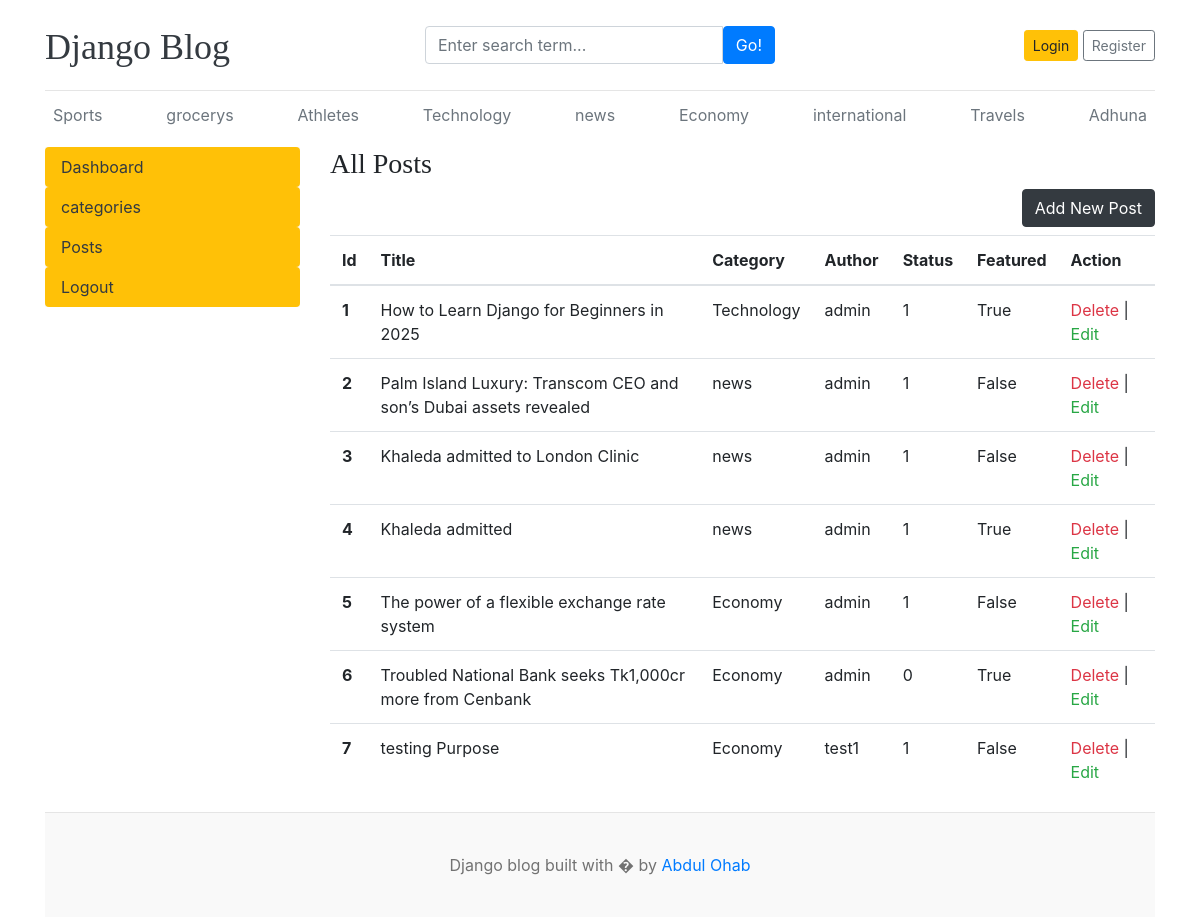
/dashboard/posts/, run on an earlier commit of the app's database.
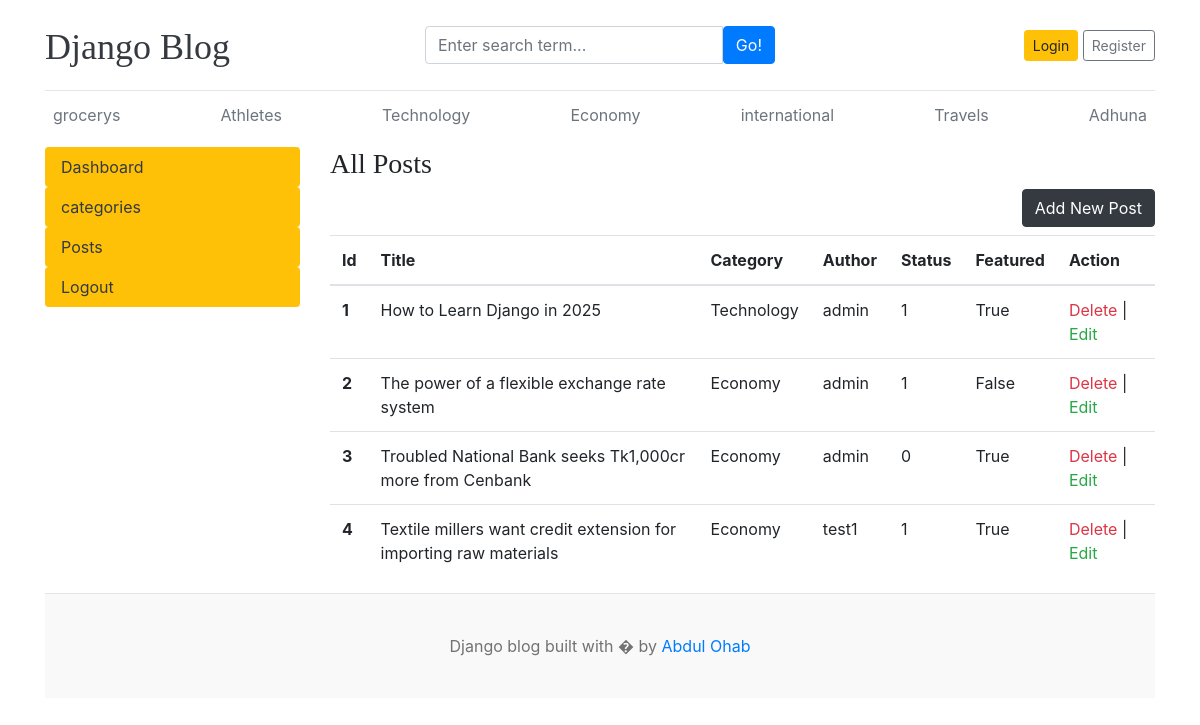
And on a later commit of the database.
### home/models.py (models this page shows, shortened)
class Category(models.Model):
    category_name=models.CharField(max_length=50,unique=True)
    created_at=models.DateTimeField(auto_now_add=True)
    updated_at=models.DateTimeField(auto_now=True)
    def __str__(self):
        return self.category_name

class Blogs(models.Model):
    title=models.CharField(max_length=100,unique=True)
    slug=models.SlugField(max_length=100,unique=True)
    category=models.ForeignKey(Category,on_delete=models.CASCADE)
    author=models.ForeignKey(User,on_delete=models.CASCADE)
    blog_image=models.ImageField(upload_to='uploads/%y/%m/%d/')
    short_description=models.TextField(max_length=2000)
    blog_body=models.TextField(max_length=3000)
    status=models.IntegerField(choices=STATUS_CHOICES,default=0)
    is_featured=models.BooleanField(default=False)
    created_at=models.DateTimeField(auto_now_add=True)
    updated_at=models.DateTimeField(auto_now=True)

### dashboard/views.py (the view)
# urls.py: path('posts/',views.posts,name='postsPage'),
def posts(request):
    posts=Blogs.objects.all()
    categories=Category.objects.all()
    context= {
        'categories':categories,
        'posts':posts,
        }
    return render(request,'dashbord/posts.html',context)

### templates/dashbord/posts.html
{% extends 'base.html' %}
{% block content %}
<div class="row">
    {% include '../dashbord/leftSideBar.html' %}
    <div class="col-md-9">
        <h3> All Posts </h3>
        <a href="{% url 'addPostPage' %}" class="btn btn-dark float-right mb-2 ">Add New Post</a>
        <table class="table table-hover">
            <thead>
              <tr>
                <th >Id</th>
                <th >Title</th>
                <th >Category</th>
                <th >Author</th>
                <th> Status</th>
                <th> Featured</th>
                <th> Action</th>
              </tr>
            </thead>
            <tbody>
                {% for post in posts %}
              <tr>
                <th >{{ forloop.counter }}</th>
                <td>{{post.title}}</td>
                <td>{{post.category}}</td>
                <td>{{post.author}}</td>
                <td>{{post.status}}</td>
                <td>{{post.is_featured}}</td>
                <td> <a href="{% url 'deletePostPage' post.id %}" class="text-danger ">  Delete  </a> |<a href="{% url 'editPostPage' post.id %}" class="text-success "> Edit</a> </td>
              </tr>
              {% endfor %}
            </tbody>
          </table>
    </div>
</div>
{% endblock %}

### templates/header.html (shortened to what this page needs)
{% load static %}
<!DOCTYPE html>
<html lang="en">
<head>
    <link href="https://getbootstrap.com/docs/4.0/dist/css/bootstrap.min.css" rel="stylesheet">
    <link href="https://cdnjs.cloudflare.com/ajax/libs/font-awesome/6.0.0/css/all.min.css" rel="stylesheet">
    <link href="{% static 'css/blog.css' %}" rel="stylesheet">
  </head>
<body>
    <div class="container">
      <header class="blog-header py-3">
        <div class="row flex-nowrap justify-content-between align-items-center">
          <div class="col-4 pt-1">
            <a class="blog-header-logo text-dark" href="/">Django Blog</a>
          </div>
          <div class="col-4">
            <form action="{% url 'search' %}" method="GET" >
            <div class="input-group">
                <input class="form-control" type="text" name="keyword" placeholder="Enter search term..." aria-label="Enter search term..." aria-describedby="button-search" />
                <button type="submit" class="btn btn-primary" id="button-search" type="button">Go!</button>
            </div>
        </form>
          </div>
          <div class="col-4 d-flex justify-content-end align-items-center">
            {% if not user.is_authenticated %}
            <a class="btn btn-sm btn-warning" href="{% url 'loginPage'  %}">Login</a> &nbsp;
            <a class="btn btn-sm btn-outline-secondary" href="{% url 'registerPage'   %}">Register</a>
            {% else %}
            <span> <a href="{% url 'dashboardPage' %}" class="btn btn-sm btn-warning " > Dashboard </a> </span>&nbsp;
            <span> <a href="{% url 'logoutPage' %}"> Logout </a> </span>
            {% endif %}
          </div>
        </div>
      </header>
      <div class="nav-scroller py-1 mb-2">
        <nav class="nav d-flex justify-content-between ">
          {% for category in categories %}
          <a class="p-2 text-muted  " href="{% url 'categoryPage' category.id  %}"> {{category.category_name}}</a>
          {% endfor %}
        </nav>
      </div>

What changed in the data, as far as the page shows it:
removed Category: category_name "Sports"
removed Category: category_name "news"
removed Blogs: title "Palm Island Luxury: Transcom CEO and son’s Dubai assets revealed", category "news", author "admin", status "1", is_featured "False"
removed Blogs: title "Khaleda admitted to London Clinic", category "news", author "admin", status "1", is_featured "False"
removed Blogs: title "Khaleda admitted", category "news", author "admin", status "1", is_featured "True"
removed Blogs: title "testing Purpose", category "Economy", author "test1", status "1", is_featured "False"
changed Blogs "Technology": title "How to Learn Django for Beginners in 2025" → "How to Learn Django in 2025"
added Blogs: title "Textile millers want credit extension for importing raw materials", category "Economy", author "test1", status "1", is_featured "True"
